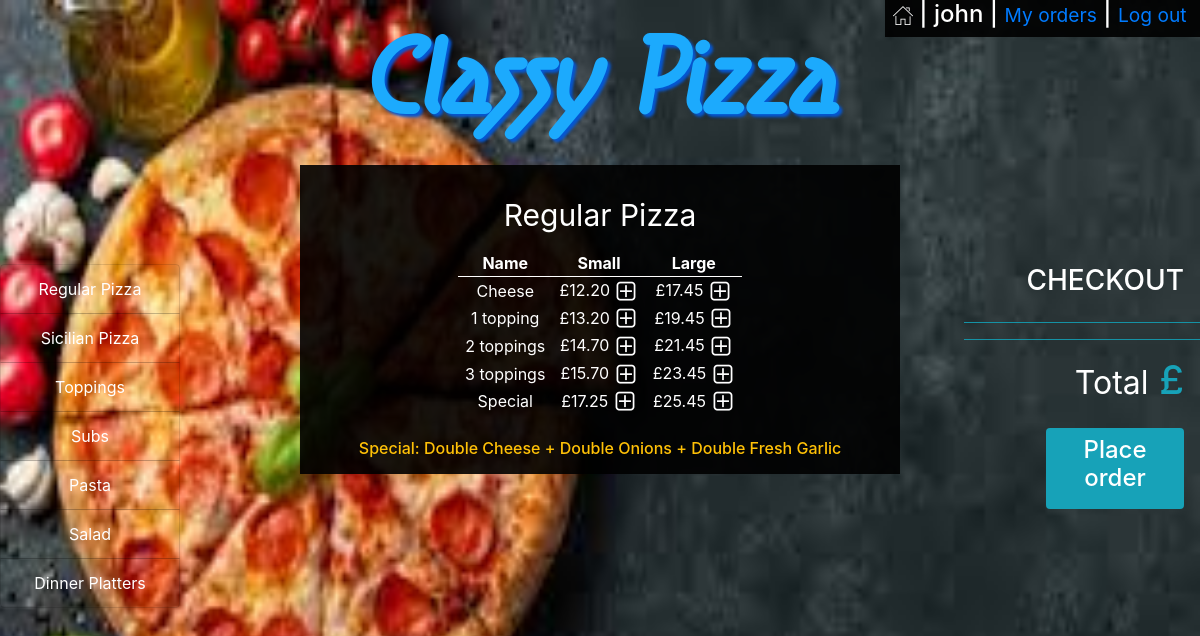
The page /menu/Regular Pizza (signed in) on the database its author committed.
### orders/models.py (models this page shows, shortened)
class Category(models.Model):
    name=models.CharField(max_length=64)
    def __str__(self):
        return f"{self.name}"

class Regular_pizza(models.Model):
    name=models.CharField(max_length=64)
    small=models.DecimalField(max_digits=4,decimal_places=2)
    large=models.DecimalField(max_digits=4,decimal_places=2)

### orders/views.py (the view)
# urls.py: path("menu/<str:category>", views.menu, name="menu"),
def menu(request,category):
    menu,columns=findTable(category)
    order_number=User_order.objects.get(user=request.user,status='initiated').order_number
    context = {
        "user":request.user,
        "Checkout":Order2.objects.filter(user=request.user,number=order_number),
        "Checkout_category":Order2.objects.filter(user=request.user,number=order_number).values_list('category').distinct(),
        "Total":list(Order2.objects.filter(user=request.user,number=order_number).aggregate(Sum('price')).values())[0],
        "Category": Category.objects.all(),
        "Active_category":category,
        "Menu": menu,
        "Columns":columns,
        "Topping_price": 0.00,
        "Order_number":order_number
    }
    return render(request,"menu.html",context)

### orders/views.py (called while the page is built)
def findTable(category):
    if category == "Regular Pizza":
        menu=Regular_pizza.objects.all()
        columns=3
    elif category == "Sicilian Pizza":
        menu=Sicilian_pizza.objects.all()
        columns=3
    elif category == "Toppings":
        menu=Topping.objects.all()
        columns=1
    elif category == "Subs":
        menu=Sub.objects.all()
        columns=3
    elif category == "Pasta":
        menu=Pasta.objects.all()
        columns=2
    elif category == "Salad":
        menu=Salad.objects.all()
        columns=2
    elif category == "Dinner Platters":
        menu=Dinner_platter.objects.all()
        columns=3
    return menu,columns

### orders/templates/menu.html (shortened to what this page needs)
{% extends "layout.html" %}
{% block body%}
<div class='p-3'>
    <table class='table-small w-50 mx-auto text-center '>
        <caption style='caption-side:top;color:white;font-size: 30px;text-align: center'>{{Active_category}}</caption>
        {% if Columns == 3 %}
        <thead class='thead-light'>
            <tr >
                <th>Name</th>
                <th>Small</th>
                <th>Large</th>
            </tr>
        </thead>
        <tbody>
            {% for row in Menu %}
            <tr>
                {% load static %}
                <td>{{row.name}}</td>
                {% if row.small == None %}
                    <td></td>
                {% else %}
                    <td>£{{row.small}}&nbsp;<a href="{% url 'add' Active_category row.name row.small %}"><img class='plus' src="{% static 'plus.png' %}"></a></td>
                {% endif %}
                <td>£{{row.large}}&nbsp;<a href="{% url 'add' Active_category row.name row.large %}"><img class='plus' src="{% static 'plus.png' %}"></a></td>
            </tr>
            {% endfor %}
        </tbody>
        {% endif %}
    </table>
</div>
{% if Active_category == 'Regular Pizza' or Active_category == 'Sicilian Pizza'  %}
    <div class='text-center p-2'>
        <h6 class='text-warning mx-auto'>Special: Double Cheese + Double Onions + Double Fresh Garlic</h6>
{% endif %}
{% endblock %}

### orders/templates/layout.html (shortened to what this page needs)
<!DOCTYPE html>
<html style="height:100%">
<head>
    {% load static %}
    <link rel="stylesheet" type="text/css" href="{% static 'styles.css' %}">
    <link rel="stylesheet" href="https://maxcdn.bootstrapcdn.com/bootstrap/4.1.3/css/bootstrap.min.css">
</head>
<body style="height:100%">
    {% if Category %}
    <div id='username'>
        <h4 class='px-2' ><a href="{% url 'index' %}"><img src="{% static 'home.png' %}"></a> |
            {{user.username}} |
            {% if not user.is_superuser %}
            <small><a href="{% url 'my_orders' Order_number %}">My orders</a></small> |
            {% endif %}
            <small><a href="{% url 'logout' %}"> Log out&nbsp;</a></small>
        </h4>
    </div>
    {% endif %}
    <p id='logo' class='text-center m-0 font-weight-bold'><a href="{% url 'index' %}">Classy Pizza</a></p>
    <div id='category' class="list-group text-center">
        {% for category in Category %}
        <a href="{% url 'menu' category  %}" class="list-group-item list-group-item-action">{{category}}</a>
        {% endfor %}
    </div>
    <div id='center_box' class='w-50  mx-auto  '>
        {% block body%}
        {% endblock %}
    </div>
    <div id='checkout' class='list-group text-right '>
    {% if Category %}
        <h3 class=' text-right pr-3'>CHECKOUT</h3>
        <ul >
            <hr class='bg-info'>
            <hr class='bg-info'>
            <li class='text-info text-right pr-3 '><h1><small class='text-white'>Total</small> £{{Total|floatformat:2}}</h1></li>
        </ul>
    <a id='place_order'  href="{% url 'my_orders' Order_number %}"><div  class='bg-info w-50 rounded p-2  ml-auto mr-3 text-center text-white '><h4>Place order</h4></div></a>
    {% endif %}
    </div>
</body>
</html>

### orders/static/styles.css (style rules this page uses)
#category { position: absolute; top:33%; width:15%; }
#category a { color:white; background-color: transparent; }
#logo { padding:0px; font-family: webLogo ; font-size: 110px; text-shadow: 3px 3px 3px rgb(5, 87, 211); }
#logo a:link, #place_order:link, #confirm_order:link { color:rgb(28, 170, 253); }
#center_box,#username { background-color: rgba(0, 0, 0, 0.9); color: white; }
th { border-bottom: 1px solid white; }
#checkout { color:white; position: absolute; top:33%; right:0%; width:23%; }
#username { position: absolute; right: 0; }
li { list-style-type: none; }

### rows shown on the page
Category: name "Regular Pizza"
Category: name "Sicilian Pizza"
Category: name "Toppings"
Category: name "Subs"
Category: name "Pasta"
Category: name "Salad"
Category: name "Dinner Platters"
Regular_pizza: name "Cheese", small "12.20", large "17.45"
Regular_pizza: name "1 topping", small "13.20", large "19.45"
Regular_pizza: name "2 toppings", small "14.70", large "21.45"
Regular_pizza: name "3 toppings", small "15.70", large "23.45"
Regular_pizza: name "Special", small "17.25", large "25.45"

### other values the page prints
{{ user.username }} "john"
{{ Active_category }} "Regular Pizza"
